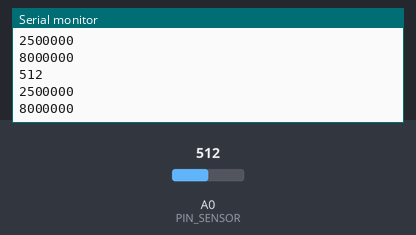
Bench run of a sketch on a simulated Arduino Uno, built with avr-gcc and run on an emulated ATmega328P. Parts: the last lines printed to the serial monitor. The inputs (shaded band) are chosen by the test bench; at power-on: A0 (PIN_SENSOR) = 512.

Above: at 1.8 s.
1.9 s: A0 (PIN_SENSOR) set to 716
At 2.7 s:
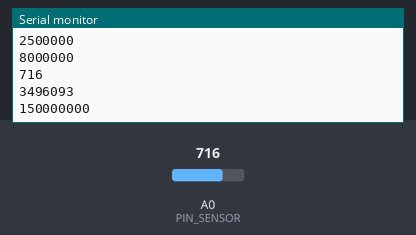
3.4 s: A0 (PIN_SENSOR) set to 900
At 4.8 s:
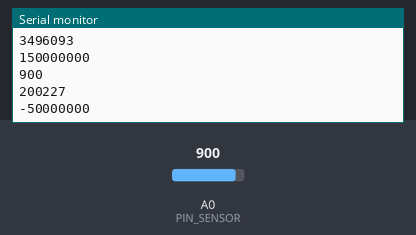
Timing chart, 0 to 6.4 s (numbered marks = the images above; inputs shaded):
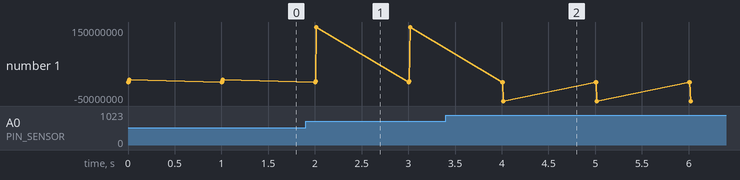

The sketch:

thermal_snesor.ino
```cpp
#define PIN_SENSOR 0
#define MAX_uV_A_READ 5000000

void setup() {
  pinMode(PIN_SENSOR,INPUT);

  Serial.begin(9600);
}

uint32_t u_volts(uint32_t val){
  return ((val * MAX_uV_A_READ) / 1024);
}

int32_t tmp_uC(uint32_t u_volts){
  if (u_volts>=3300000){
    return 150000000;
  } else if(u_volts <500000){
    return -50000000;
  } else {
    return (200000000 - (u_volts-500000)*71)-50000000;
  }
}

void loop() {
  // put your main code here, to run repeatedly:
  uint32_t val = analogRead(PIN_SENSOR);
  Serial.println(val);
  Serial.println(u_volts(val));
  Serial.println(tmp_uC(u_volts(val)));
  Serial.println("");
  delay(1000  );
}
```

Measured:
- after the input at 1.9 s, the serial monitor: prints a new line after 0.10 s (image 1)
- after the input at 3.4 s, the serial monitor: prints a new line after 0.60 s (image 2)
- plotted number 1: 8000000 → 150000000 after the input at 1.9 s, 150000000 → -50000000 after the input at 3.4 s
